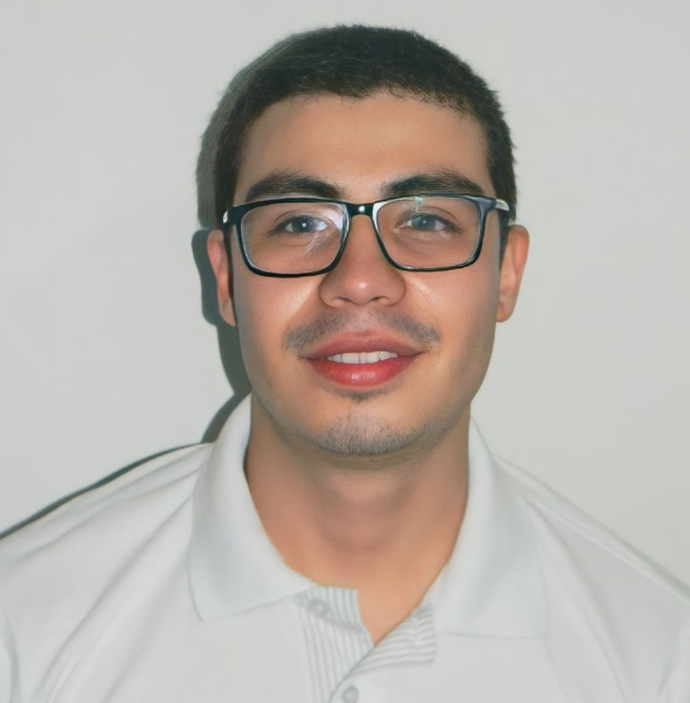
#> input picture IntroductionToDataScienceInPython/week1_fundamentalsOfDataManipulationWithPython/foto_cv.png, 690 x 703 px
$ jupyter execute --allow-errors week1_fundamentalsOfDataManipulation2.ipynb   (shell and % lines are left out)
#> lines starting #> are read from the running program, lines starting #| are printed output that depends on the picture
### week 1 review

#### Functions

[cell 1]
x=1
y=2
x+y

[cell 2]
def add_numbers(x,y):
    return x + y

add_numbers(1,2)

[cell 3]
def add_numbers(x,y,z=None):
    if(z==None):
        return x+y
    else:
        return x + y + z

print(add_numbers(1,2))
print(add_numbers(1,2,3))

[cell 4]
def  add_numbers(x,y,z=None, flag=False):
    if (flag):
        print('Flag is true')
    if(z==None):
        return x+y
    else:
        return x+ y + z

print(add_numbers(1,2))
print(add_numbers(1,2,3))
print(add_numbers(1,2,flag=True))

[cell 5]
def do_math(a, b, kind='add'):
  if (kind=='add'):
    return a+b
  else:
    return a-b

[cell 6]
do_math(1, 2)

#### Types and sequences

[cell 7]
type('this is a string')

[cell 8]
type(None)

[cell 9]
type(1)

[cell 10]
type(1.0)

[cell 11]
type(add_numbers)

[cell 12]
x=(1,'a',2,'b') # no mutable
type(x)

[cell 13]
x=[1,'a',2,'b']
type(x)

[cell 14]
x.append(3.3)
print(x)

[cell 15]
for item in x:
    print(item)

[cell 16]
i=0
while(i != len(x)):
    print(x[i])
    i=i+1

[cell 17]
[1+2]+[3,4]

[cell 18]
[1]*3

[cell 19]
1 in [1,2,3]

[cell 20]
x='this is a string'
print(x[0])
print(x[0:1])
print(x[0:2])

[cell 21]
x[-1]

[cell 22]
x[-4:-2]

[cell 23]
x[:3]

[cell 24]
x[3:]

[cell 25]
x = 'Dr. Christopher Brooks'

print(x[4:15])

[cell 26]
firstname='Christopher'
lastname='Brooks'

print(firstname+ ' ' + lastname)
print(firstname*3)
print('Chris' in firstname)

[cell 27]
firstname='Christopher Arthur Hansen Brooks'.split(' ')[0]
lastname='Christopher Arthur Hansen Brooks'.split(' ')[-1]
print(firstname)
print(lastname)

[cell 28]
x={'Christpher Brooks': 'brooksch@umich.edu', 'Bill Gates':'billg@microsoft.com'}
x['Christpher Brooks']

[cell 29]
x['Kevyn Collins-Thompson']=None
x['Kevyn Collins-Thompson']

[cell 30]
for name in x:
    print(x[name])

[cell 31]
for email in x.values():
    print(email)

[cell 32]
for name,email in x.items():
    print(name)
    print(email)

[cell 33]
x=('Christopher','Brooks','brooksch@umich.edu')
fname,lname, email =x

[cell 34]
fname

[cell 35]
lname

#### Strings

[cell 36]
print('Chris'+str(2))

[cell 37]
sales_record={'price':3.24,
              'num_items':4,
              'person':'Chris'}

[cell 38]
sales_statement='{} bought {} item(s) at price of {} each for a total of {}'

print(sales_statement.format(sales_record['person'],
                      sales_record['num_items'],
                      sales_record['price'],
                      sales_record['num_items']*sales_record['price']))

#### Data Files and Summary Statistics

[cell 39]
import csv


#> (the rest of this cell did not finish here and is left out)

#> (a cell that did not finish here is left out)

#> (a cell that did not finish here is left out)

#> (a cell that did not finish here is left out)

#> (a cell that did not finish here is left out)

#> (a cell that did not finish here is left out)

[cell 45]
CtyMpgByCyl=[]

#> (the rest of this cell did not finish here and is left out)

#> (a cell that did not finish here is left out)

[cell 47]
HwyMpgByClass=[]

#> (the rest of this cell did not finish here and is left out)

#### Date and times

[cell 48]
import datetime as dt
import time as tm

[cell 49]
tm.time()

[cell 50]
dtnow=dt.datetime.fromtimestamp(tm.time())
dtnow

[cell 51]
dtnow.year, dtnow.month, dtnow.day,dtnow.hour,dtnow.minute, dtnow.second

[cell 52]
delta=dt.timedelta(100)

[cell 53]
today=dt.date.today()

[cell 54]
today-delta

[cell 55]
today>today-delta

#### Python Objects, map()

[cell 56]
class Person:
    department='School of information'

    def set_name(self,new_name):
        self.name=new_name
    def set_location(self,new_location):
        self.location=new_location

[cell 57]
person=Person()
person.set_name('Christopher Brooks')
person.set_location('Ann Arbor, MI, USA')

print('{} live in {} and works in the department {}'.format(person.name,person.location, person.department))

[cell 58]
store1=[10.00,11.00,12.34,2.34]
store2=[9.00,11.10,12.34,2.01]
cheaptest=map(min,store1,store2)
cheaptest

Here is a list of faculty teaching this MOOC. Can you write a function and apply it using map() to get a list of all faculty titles and last names (e.g. ['Dr. Brooks', 'Dr. Collins-Thompson', …]) ?

[cell 59]
people = ['Dr. Christopher Brooks', 'Dr. Kevyn Collins-Thompson', 'Dr. VG Vinod Vydiswaran', 'Dr. Daniel Romero']

def split_title_and_name(person):
    return person.split(' ')[0] + person.split(' ')[2]

list(map(split_title_and_name,people))

#### Lambda and List Comprehensions

[cell 60]
my_function=lambda a,b,c: a+b
my_function(1,2,3)

Convert this function into a lambda:

[cell 61]
people = ['Dr. Christopher Brooks', 'Dr. Kevyn Collins-Thompson', 'Dr. VG Vinod Vydiswaran', 'Dr. Daniel Romero']

def split_title_and_name(person):
    return person.split()[0] + ' ' + person.split()[-1]

[cell 62]
for x in people:
    print(split_title_and_name(x))

[cell 63]
for person in people:
    print(split_title_and_name(person) == (lambda person:person.split()[0] + ' ' + person.split()[-1]))

[cell 64]
for person in people:
    print(split_title_and_name(person) == (lambda x: x.split()[0] + ' ' + x.split()[-1])(person))

[cell 65]
list(map(split_title_and_name, people)) == list(map(lambda person: person.split()[0] + ' ' + person.split()[-1], people))

[cell 66]
my_list=[]
for number in range(0,1000):
    if number%2==0:
        my_list.append(number)

my_list

[cell 67]
my_list=[number for number in range(0,1000) if number % 2==0]

[cell 68]
my_list

[cell 69]
def times_tables():
    lst = []
    for i in range(10):
        for j in range (10):
            lst.append(i*j)
    return lst

[cell 70]
times_tables()

[cell 71]
lst=[i*j for i in range(10) for j in range(10)]

[cell 72]
lst

here’s a harder question which brings a few things together.

Many organizations have user ids which are constrained in some way. Imagine you work at an internet service provider and the user ids are all two letters followed by two numbers (e.g. aa49). Your task at such an organization might be to hold a record on the billing activity for each possible user.

Write an initialization line as a single list comprehension which creates a list of all possible user ids. Assume the letters are all lower case.

[cell 73]
lowercase = 'abcdefghijklmnopqrstuvwxyz'
digits = '0123456789'

answer=[leter1+leter2+digit1+digit2 for leter1 in lowercase for leter2 in lowercase for digit1 in digits for digit2 in digits]

[cell 74]
len(answer)

#### Numpy

[cell 75]
import numpy as np
import math

[cell 76]
l=[1,'1',(1,'1')]

[cell 77]
a=np.array([1,2,3])

[cell 78]
print(a)
print(a.ndim)

[cell 79]
b=np.array([[1,2,3],[4,5,6]])
print(b)

[cell 80]
b.shape

[cell 81]
a.dtype

[cell 82]
c=np.array([2.2,5,1.1])

[cell 83]
c.dtype

[cell 84]
c

[cell 85]
d=np.zeros((2,3))
print(d)

[cell 86]
e=np.ones((2,3))
print(e)

[cell 87]
np.random.rand(2,3)

[cell 88]
f=np.arange(10,50,2)
f

[cell 89]
np.linspace(0,2,15)

[cell 90]
a=np.array([10,20,30,40])
b=np.array([1,2,3,4])
print(a-b)
print(a*b)

[cell 91]
farenheit=np.array([0,-10,-5,-15,0])
celcius= (farenheit-32)*(5/9)

[cell 92]
print(celcius)

[cell 93]
celcius>-20

[cell 94]
celcius%2==0

[cell 95]
A=np.array([[1,1],[0,1]])
B=np.array([[2,0],[3,4]])
print(A*B) # element by element product
print(A@B) # Matriz product

[cell 96]
A.shape

[cell 97]
array1=np.array([[1,2,3],[4,5,6]])
print(array1.dtype)

array2=np.array([[7.1,8.2,9.1],[10.4,11.2,12.3]])
print(array2.dtype)

[cell 98]
array3=array1+array2
print(array3)
print(array3.dtype)

[cell 99]
print(array3.sum())
print(array3.max())
print(array3.min())
print(array3.mean())

[cell 100]
b=np.arange(1,16,1).reshape(3,5)
print(b)

[cell 101]
from PIL import Image
from IPython.display import display

im=Image.open('foto_cv.png')
#> im is the input picture: PIL image 690x703 RGB; mean R, G, B 184.8, 177.2, 169.8
display(im)

[cell 102]
array=np.array(im)
print(array.shape)
#| (703, 690, 3)
array

[cell 103]
mask=np.full(array.shape,255)
mask

[cell 104]
modified_array=array-mask

[cell 105]
modified_array=modified_array*-1
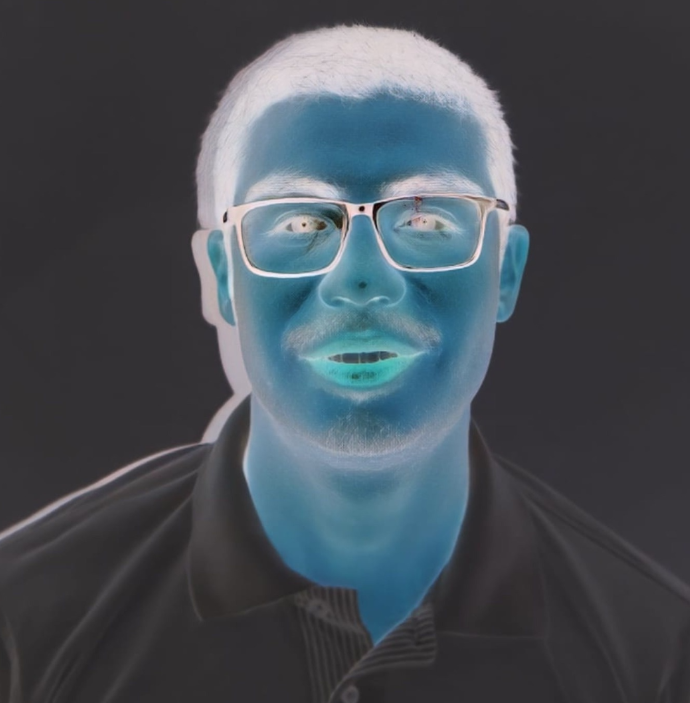
#> modified_array: shape (703, 690, 3) int64; mean R, G, B 70.2, 77.8, 85.2
modified_array=modified_array.astype(np.uint8)
modified_array

[cell 106]
modified_array=modified_array*-1
modified_array=modified_array.astype(np.uint8)
display(Image.fromarray(modified_array))

[cell 107]
print(modified_array.shape)
#| (703, 690, 3)
